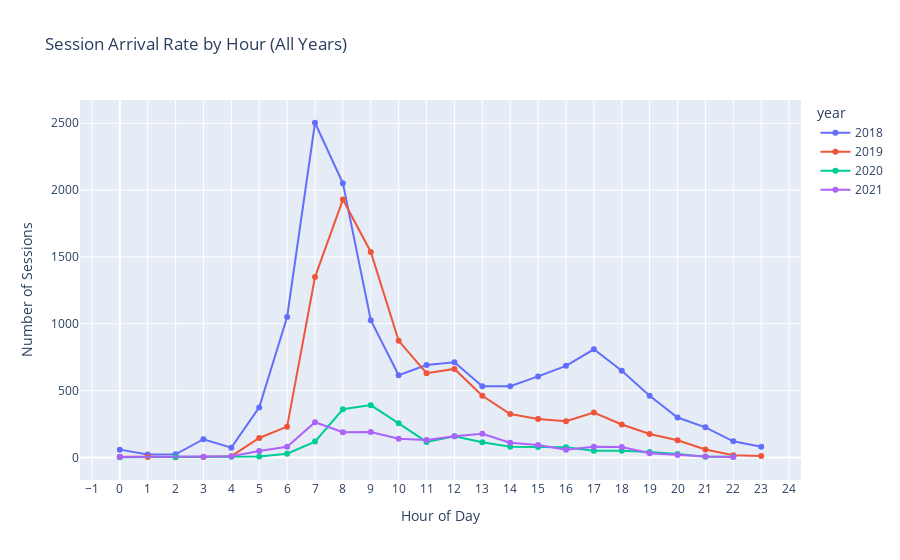
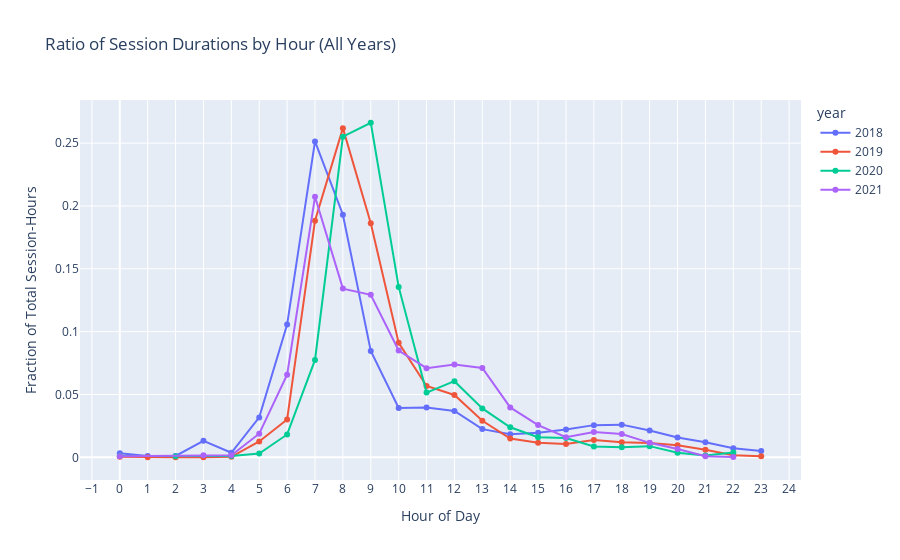
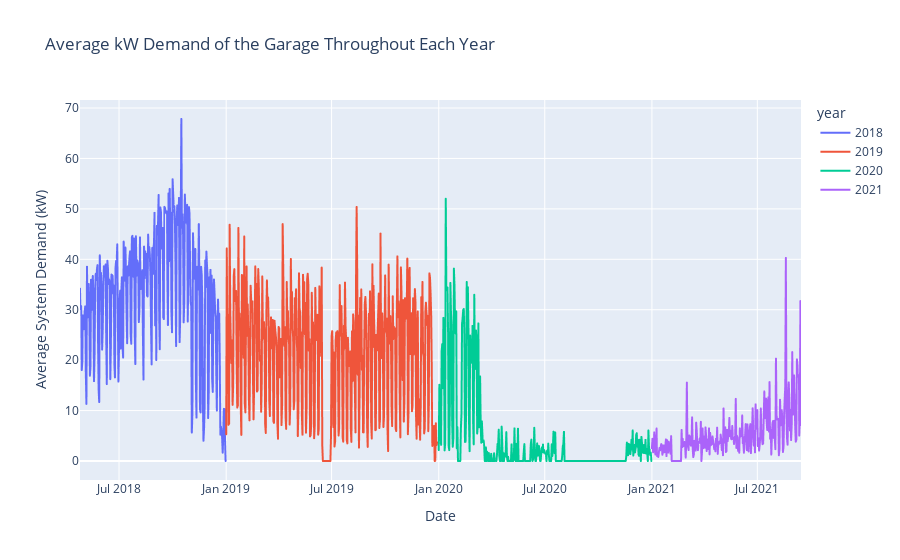

Notebook source saved alongside these figures, in order:
### Code cell
import pandas as pd
import numpy as np
import plotly.express as px
from datetime import datetime

# =============================================================================
# 1. LOAD THE DATA
# =============================================================================

# Load yearly data (replace paths with actual ones)
df_2018 = pd.read_csv('YEAR/sessions_filtered_2018.csv')
df_2019 = pd.read_csv('YEAR/sessions_filtered_2019.csv')
df_2020 = pd.read_csv('YEAR/sessions_filtered_2020.csv')
df_2021 = pd.read_csv('YEAR/sessions_filtered_2021.csv')


# =============================================================================
# 2. PROCESSING FUNCTION FOR EACH YEARLY DATAFRAME
# =============================================================================

def process_sessions_df(df_raw, year_label):
    """Cleans and processes a sessions DataFrame for one year."""
    df = df_raw.dropna(subset=[
        'sessionID', 'connectionTime', 'disconnectTime',
        'doneChargingTime', 'kWhDelivered'
    ]).copy()

    # Convert timestamps
    for col in ['connectionTime', 'disconnectTime', 'doneChargingTime']:
        df[col] = pd.to_datetime(df[col], errors='coerce')

    df.dropna(subset=['connectionTime', 'disconnectTime'], inplace=True)

    # Compute session duration (in hours)
    df['session_duration'] = (
        df['disconnectTime'] - df['connectionTime']
    ).dt.total_seconds() / 3600.0

    # Filter sessions between 0 and 12 hours
    df = df[(df['session_duration'] > 0) & (df['session_duration'] < 12)]

    # Normalize hour: shift so 8:00 becomes 0 (local time = UTC-8)
    df['hour'] = (df['connectionTime'].dt.hour - 8) % 24

    # Compute charging duration and filter out invalid entries
    df['charging_duration'] = (
        df['doneChargingTime'] - df['connectionTime']
    ).dt.total_seconds() / 3600.0
    df = df[df['charging_duration'] > 0]

    # Compute average power output
    df['power_output'] = df['kWhDelivered'] / df['charging_duration']

    # Tag with year
    df['year'] = year_label

    return df


# Process all years
df_2018_clean = process_sessions_df(df_2018, 2018)
df_2019_clean = process_sessions_df(df_2019, 2019)
df_2020_clean = process_sessions_df(df_2020, 2020)
df_2021_clean = process_sessions_df(df_2021, 2021)

df_all = pd.concat(
    [df_2018_clean, df_2019_clean, df_2020_clean, df_2021_clean],
    ignore_index=True
)


# =============================================================================
# 3. ARRIVAL RATE BY HOUR
# =============================================================================

arrival_rate = df_all.groupby(['year', 'hour']).size().reset_index(name='arrival_rate')

fig_arrival = px.line(
    arrival_rate,
    x='hour',
    y='arrival_rate',
    color='year',
    markers=True,
    labels={'hour': 'Hour of Day', 'arrival_rate': 'Number of Sessions'},
    title='Session Arrival Rate by Hour (All Years)'
)
fig_arrival.update_layout(xaxis=dict(tickmode='linear', tick0=0, dtick=1))
fig_arrival.show()


# =============================================================================
# 4. RATIO OF SESSION DURATIONS BY HOUR
# =============================================================================

# Sum of durations by year and hour
sum_durations = df_all.groupby(['year', 'hour'])['session_duration'].sum().reset_index(name='sum_duration')

# Normalize to compute ratio per year
def compute_ratio(group):
    total = group['sum_duration'].sum()
    group['duration_ratio'] = group['sum_duration'] / total
    return group

sum_durations = sum_durations.groupby('year').apply(compute_ratio)

fig_ratio = px.line(
    sum_durations,
    x='hour',
    y='duration_ratio',
    color='year',
    markers=True,
    labels={'hour': 'Hour of Day', 'duration_ratio': 'Fraction of Total Session-Hours'},
    title='Ratio of Session Durations by Hour (All Years)'
)
fig_ratio.update_layout(xaxis=dict(tickmode='linear', tick0=0, dtick=1))
fig_ratio.show()


# =============================================================================
# 5. DAILY AVERAGE POWER CALCULATION PER YEAR
# =============================================================================

def compute_daily_avg_power(df_clean, year_label):
    """Computes daily average power output from session start/end events."""
    df_start = df_clean[['connectionTime', 'power_output']].copy()
    df_start.rename(columns={'connectionTime': 'timestamp'}, inplace=True)

    df_end = df_clean[['doneChargingTime', 'power_output']].copy()
    df_end.rename(columns={'doneChargingTime': 'timestamp'}, inplace=True)
    df_end['power_output'] = -df_end['power_output']

    events_df = pd.concat([df_start, df_end]).sort_values('timestamp')
    events_df['total_power'] = events_df['power_output'].cumsum()
    events_df.set_index('timestamp', inplace=True)

    daily_avg = (
        events_df['total_power']
        .resample('D')
        .mean()
        .fillna(0)
        .reset_index()
    )
    daily_avg['year'] = year_label
    return daily_avg


# Compute daily average power for all years
daily_avg_2018 = compute_daily_avg_power(df_2018_clean, 2018)
daily_avg_2019 = compute_daily_avg_power(df_2019_clean, 2019)
daily_avg_2020 = compute_daily_avg_power(df_2020_clean, 2020)
daily_avg_2021 = compute_daily_avg_power(df_2021_clean, 2021)

daily_all = pd.concat(
    [daily_avg_2018, daily_avg_2019, daily_avg_2020, daily_avg_2021],
    ignore_index=True
)

fig_demand = px.line(
    daily_all,
    x='timestamp',
    y='total_power',
    color='year',
    labels={'timestamp': 'Date', 'total_power': 'Average System Demand (kW)'},
    title='Average kW Demand of the Garage Throughout Each Year'
)
fig_demand.show()


# =============================================================================
# 6. INSIGHTS (OPTIONAL PRINTS)
# =============================================================================

print("Arrival Rate by Hour (first few rows):")
print(arrival_rate.head())

print("\nRatio of Total Session-Hours by Hour (first few rows):")
print(sum_durations.head())

print("\nDaily Average System Demand (first few rows):")
print(daily_all.head())

### Figure 1 — Plotly figure (JSON) as saved in the notebook; plotly's stock layout.template omitted (floating-point values rounded to 4 significant figures)
{"data": [{"hovertemplate": "year=2018<br>Hour of Day=%{x}<br>Number of Sessions=%{y}<extra></extra>", "legendgroup": "2018", "line": {"color": "#636efa", "dash": "solid"}, "marker": {"symbol": "circle"}, "mode": "lines+markers", "name": "2018", "orientation": "v", "showlegend": true, "x": [0, 1, 2, 3, 4, 5, 6, 7, 8, 9, 10, 11, 12, 13, 14, 15, 16, 17, 18, 19, 20, 21, 22, 23], "xaxis": "x", "y": [58, 21, 23, 136, 73, 374, 1051, 2504, 2051, 1026, 615, 691, 712, 533, 533, 606, 685, 809, 649, 461, 298, 225, 120, 79], "yaxis": "y", "type": "scatter"}, {"hovertemplate": "year=2019<br>Hour of Day=%{x}<br>Number of Sessions=%{y}<extra></extra>", "legendgroup": "2019", "line": {"color": "#EF553B", "dash": "solid"}, "marker": {"symbol": "circle"}, "mode": "lines+markers", "name": "2019", "orientation": "v", "showlegend": true, "x": [0, 1, 2, 3, 4, 5, 6, 7, 8, 9, 10, 11, 12, 13, 14, 15, 16, 17, 18, 19, 20, 21, 22, 23], "xaxis": "x", "y": [4, 3, 1, 2, 9, 145, 230, 1349, 1929, 1537, 872, 630, 662, 461, 324, 288, 270, 335, 246, 175, 128, 59, 16, 11], "yaxis": "y", "type": "scatter"}, {"hovertemplate": "year=2020<br>Hour of Day=%{x}<br>Number of Sessions=%{y}<extra></extra>", "legendgroup": "2020", "line": {"color": "#00cc96", "dash": "solid"}, "marker": {"symbol": "circle"}, "mode": "lines+markers", "name": "2020", "orientation": "v", "showlegend": true, "x": [0, 2, 4, 5, 6, 7, 8, 9, 10, 11, 12, 13, 14, 15, 16, 17, 18, 19, 20, 21, 22], "xaxis": "x", "y": [1, 2, 5, 6, 27, 118, 360, 391, 255, 116, 158, 113, 80, 78, 76, 50, 49, 40, 25, 4, 5], "yaxis": "y", "type": "scatter"}, {"hovertemplate": "year=2021<br>Hour of Day=%{x}<br>Number of Sessions=%{y}<extra></extra>", "legendgroup": "2021", "line": {"color": "#ab63fa", "dash": "solid"}, "marker": {"symbol": "circle"}, "mode": "lines+markers", "name": "2021", "orientation": "v", "showlegend": true, "x": [0, 3, 4, 5, 6, 7, 8, 9, 10, 11, 12, 13, 14, 15, 16, 17, 18, 19, 20, 21, 22], "xaxis": "x", "y": [2, 4, 9, 47, 80, 263, 189, 190, 139, 130, 158, 176, 110, 93, 58, 80, 77, 31, 18, 6, 3], "yaxis": "y", "type": "scatter"}], "layout": {"xaxis": {"anchor": "y", "domain": [0.0, 1.0], "title": {"text": "Hour of Day"}, "tickmode": "linear", "tick0": 0, "dtick": 1}, "yaxis": {"anchor": "x", "domain": [0.0, 1.0], "title": {"text": "Number of Sessions"}}, "legend": {"title": {"text": "year"}, "tracegroupgap": 0}, "title": {"text": "Session Arrival Rate by Hour (All Years)"}}}

### Figure 2 — Plotly figure (JSON) as saved in the notebook; plotly's stock layout.template omitted (floating-point values rounded to 4 significant figures)
{"data": [{"hovertemplate": "year=2018<br>Hour of Day=%{x}<br>Fraction of Total Session-Hours=%{y}<extra></extra>", "legendgroup": "2018", "line": {"color": "#636efa", "dash": "solid"}, "marker": {"symbol": "circle"}, "mode": "lines+markers", "name": "2018", "orientation": "v", "showlegend": true, "x": [0, 1, 2, 3, 4, 5, 6, 7, 8, 9, 10, 11, 12, 13, 14, 15, 16, 17, 18, 19, 20, 21, 22, 23], "xaxis": "x", "y": [0.003181, 0.001006, 0.001079, 0.01313, 0.003643, 0.03179, 0.1057, 0.2513, 0.193, 0.0847, 0.03922, 0.03973, 0.03696, 0.02246, 0.01835, 0.01966, 0.02219, 0.02563, 0.02603, 0.02137, 0.01573, 0.01199, 0.007164, 0.005014], "yaxis": "y", "type": "scatter"}, {"hovertemplate": "year=2019<br>Hour of Day=%{x}<br>Fraction of Total Session-Hours=%{y}<extra></extra>", "legendgroup": "2019", "line": {"color": "#EF553B", "dash": "solid"}, "marker": {"symbol": "circle"}, "mode": "lines+markers", "name": "2019", "orientation": "v", "showlegend": true, "x": [0, 1, 2, 3, 4, 5, 6, 7, 8, 9, 10, 11, 12, 13, 14, 15, 16, 17, 18, 19, 20, 21, 22, 23], "xaxis": "x", "y": [0.0005791, 8.432e-05, 0.0001656, 0.00013, 0.0004741, 0.01263, 0.03014, 0.1883, 0.2619, 0.1862, 0.09108, 0.0568, 0.04962, 0.02912, 0.01501, 0.01165, 0.01058, 0.01384, 0.01208, 0.01145, 0.009675, 0.006023, 0.001643, 0.0008463], "yaxis": "y", "type": "scatter"}, {"hovertemplate": "year=2020<br>Hour of Day=%{x}<br>Fraction of Total Session-Hours=%{y}<extra></extra>", "legendgroup": "2020", "line": {"color": "#00cc96", "dash": "solid"}, "marker": {"symbol": "circle"}, "mode": "lines+markers", "name": "2020", "orientation": "v", "showlegend": true, "x": [0, 2, 4, 5, 6, 7, 8, 9, 10, 11, 12, 13, 14, 15, 16, 17, 18, 19, 20, 21, 22], "xaxis": "x", "y": [0.00105, 0.0009706, 0.001101, 0.003049, 0.0182, 0.07752, 0.2551, 0.2662, 0.1356, 0.05151, 0.06061, 0.03895, 0.02392, 0.01609, 0.01546, 0.008709, 0.00794, 0.00892, 0.003746, 0.001476, 0.003919], "yaxis": "y", "type": "scatter"}, {"hovertemplate": "year=2021<br>Hour of Day=%{x}<br>Fraction of Total Session-Hours=%{y}<extra></extra>", "legendgroup": "2021", "line": {"color": "#ab63fa", "dash": "solid"}, "marker": {"symbol": "circle"}, "mode": "lines+markers", "name": "2021", "orientation": "v", "showlegend": true, "x": [0, 3, 4, 5, 6, 7, 8, 9, 10, 11, 12, 13, 14, 15, 16, 17, 18, 19, 20, 21, 22], "xaxis": "x", "y": [0.0008351, 0.001698, 0.001642, 0.01884, 0.0658, 0.2073, 0.1342, 0.1293, 0.08498, 0.07093, 0.0738, 0.07111, 0.03975, 0.0257, 0.01598, 0.02009, 0.01861, 0.01155, 0.006697, 0.0008312, 0.0003711], "yaxis": "y", "type": "scatter"}], "layout": {"xaxis": {"anchor": "y", "domain": [0.0, 1.0], "title": {"text": "Hour of Day"}, "tickmode": "linear", "tick0": 0, "dtick": 1}, "yaxis": {"anchor": "x", "domain": [0.0, 1.0], "title": {"text": "Fraction of Total Session-Hours"}}, "legend": {"title": {"text": "year"}, "tracegroupgap": 0}, "title": {"text": "Ratio of Session Durations by Hour (All Years)"}}}

### Figure 3 — Plotly figure (JSON) as saved in the notebook; plotly's stock layout.template omitted (floating-point values rounded to 4 significant figures; data arrays with more than 128 entries replaced by an {"elided": "..."} marker saying what was removed)
{"data": [{"hovertemplate": "year=2018<br>Date=%{x}<br>Average System Demand (kW)=%{y}<extra></extra>", "legendgroup": "2018", "line": {"color": "#636efa", "dash": "solid"}, "marker": {"symbol": "circle"}, "mode": "lines", "name": "2018", "showlegend": true, "x": {"elided": "251 str values"}, "xaxis": "x", "y": {"elided": "251 float values"}, "yaxis": "y", "type": "scattergl"}, {"hovertemplate": "year=2019<br>Date=%{x}<br>Average System Demand (kW)=%{y}<extra></extra>", "legendgroup": "2019", "line": {"color": "#EF553B", "dash": "solid"}, "marker": {"symbol": "circle"}, "mode": "lines", "name": "2019", "showlegend": true, "x": {"elided": "364 str values"}, "xaxis": "x", "y": {"elided": "364 float values"}, "yaxis": "y", "type": "scattergl"}, {"hovertemplate": "year=2020<br>Date=%{x}<br>Average System Demand (kW)=%{y}<extra></extra>", "legendgroup": "2020", "line": {"color": "#00cc96", "dash": "solid"}, "marker": {"symbol": "circle"}, "mode": "lines", "name": "2020", "showlegend": true, "x": {"elided": "366 str values"}, "xaxis": "x", "y": {"elided": "366 float values"}, "yaxis": "y", "type": "scattergl"}, {"hovertemplate": "year=2021<br>Date=%{x}<br>Average System Demand (kW)=%{y}<extra></extra>", "legendgroup": "2021", "line": {"color": "#ab63fa", "dash": "solid"}, "marker": {"symbol": "circle"}, "mode": "lines", "name": "2021", "showlegend": true, "x": {"elided": "257 str values"}, "xaxis": "x", "y": {"elided": "257 float values"}, "yaxis": "y", "type": "scattergl"}], "layout": {"xaxis": {"anchor": "y", "domain": [0.0, 1.0], "title": {"text": "Date"}}, "yaxis": {"anchor": "x", "domain": [0.0, 1.0], "title": {"text": "Average System Demand (kW)"}}, "legend": {"title": {"text": "year"}, "tracegroupgap": 0}, "title": {"text": "Average kW Demand of the Garage Throughout Each Year"}}}
